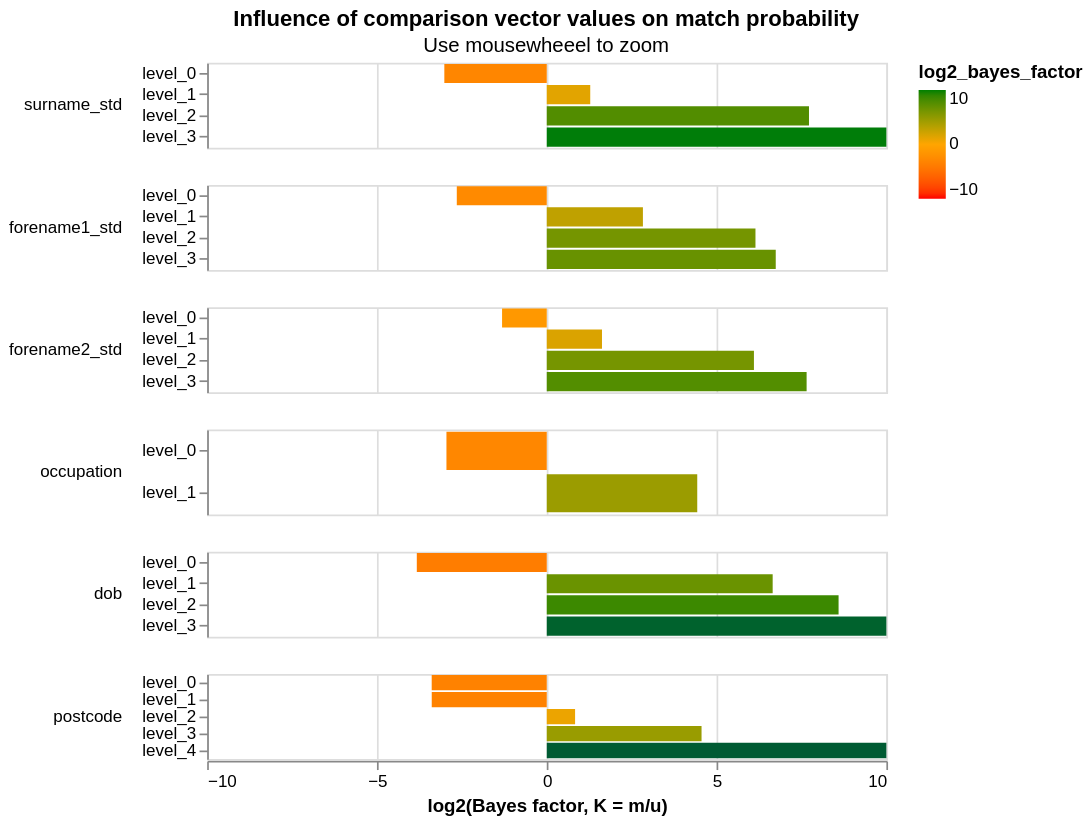

The specification (Vega-Lite) saved for this image:
### Vega-Lite specification from a JSON file in a GitHub repository (floating-point values rounded to 4 significant figures)
{"config": {"view": {"continuousWidth": 400, "continuousHeight": 300, "height": 300, "width": 400}, "header": {"title": null}, "mark": {"tooltip": null}, "title": {"anchor": "middle"}}, "data": {"name": "data-85fadf127fef3c76f3c05f4a71e6c3cb"}, "mark": {"type": "bar", "clip": true}, "encoding": {"color": {"type": "quantitative", "field": "log2_bayes_factor", "scale": {"domain": [-10, 0, 10], "range": ["red", "orange", "green"]}}, "row": {"type": "nominal", "field": "column_name", "header": {"labelAlign": "left", "labelAnchor": "middle", "labelAngle": 0}, "sort": {"field": "gamma_index"}}, "tooltip": [{"type": "nominal", "field": "column_name"}, {"type": "ordinal", "field": "level_name"}, {"type": "quantitative", "field": "m_probability", "format": ".4f"}, {"type": "quantitative", "field": "bayes_factor", "format": ".4f"}, {"type": "nominal", "field": "level_proportion", "format": ".2%", "title": "Percentage of record comparisons in this level"}, {"type": "quantitative", "field": "log2_bayes_factor", "format": ".4f", "title": "log2(Bayes factor, K = m/u)"}], "x": {"type": "quantitative", "axis": {"title": "log2(Bayes factor, K = m/u)", "values": [-10, -5, 0, 5, 10]}, "field": "log2_bayes_factor", "scale": {"domain": [-10, 10]}}, "y": {"type": "nominal", "axis": {"title": null}, "field": "level_name"}}, "height": 50, "resolve": {"scale": {"y": "independent"}}, "selection": {"selector076": {"type": "interval", "bind": "scales", "encodings": ["x"]}}, "title": {"text": "Influence of comparison vector values on match probability", "subtitle": "Use mousewheeel to zoom"}, "$schema": "https://vega.github.io/schema/vega-lite/v4.json", "datasets": {"data-85fadf127fef3c76f3c05f4a71e6c3cb": [{"m_probability": 0.1214, "u_probability": 0.982, "bayes_factor": 0.1236, "log2_bayes_factor": -3.016, "gamma_column_name": "gamma_surname_std", "level_name": "level_0", "gamma_index": 0, "column_name": "surname_std", "max_gamma_index": 3, "num_levels": 4, "level_proportion": 0.982}, {"m_probability": 0.04047, "u_probability": 0.01666, "bayes_factor": 2.429, "log2_bayes_factor": 1.281, "gamma_column_name": "gamma_surname_std", "level_name": "level_1", "gamma_index": 1, "column_name": "surname_std", "max_gamma_index": 3, "num_levels": 4, "level_proportion": 0.01666}, {"m_probability": 0.1829, "u_probability": 0.0008666, "bayes_factor": 211.1, "log2_bayes_factor": 7.722, "gamma_column_name": "gamma_surname_std", "level_name": "level_2", "gamma_index": 2, "column_name": "surname_std", "max_gamma_index": 3, "num_levels": 4, "level_proportion": 0.0008686}, {"m_probability": 0.6552, "u_probability": 0.000453, "bayes_factor": 1446.0, "log2_bayes_factor": 10.5, "gamma_column_name": "gamma_surname_std", "level_name": "level_3", "gamma_index": 3, "column_name": "surname_std", "max_gamma_index": 3, "num_levels": 4, "level_proportion": 0.0004601}, {"m_probability": 0.1544, "u_probability": 0.9686, "bayes_factor": 0.1594, "log2_bayes_factor": -2.649, "gamma_column_name": "gamma_forename1_std", "level_name": "level_0", "gamma_index": 0, "column_name": "forename1_std", "max_gamma_index": 3, "num_levels": 4, "level_proportion": 0.9686}, {"m_probability": 0.1726, "u_probability": 0.02425, "bayes_factor": 7.119, "log2_bayes_factor": 2.832, "gamma_column_name": "gamma_forename1_std", "level_name": "level_1", "gamma_index": 1, "column_name": "forename1_std", "max_gamma_index": 3, "num_levels": 4, "level_proportion": 0.02425}, {"m_probability": 0.1859, "u_probability": 0.002625, "bayes_factor": 70.81, "log2_bayes_factor": 6.146, "gamma_column_name": "gamma_forename1_std", "level_name": "level_2", "gamma_index": 2, "column_name": "forename1_std", "max_gamma_index": 3, "num_levels": 4, "level_proportion": 0.002627}, {"m_probability": 0.4871, "u_probability": 0.004548, "bayes_factor": 107.1, "log2_bayes_factor": 6.743, "gamma_column_name": "gamma_forename1_std", "level_name": "level_3", "gamma_index": 3, "column_name": "forename1_std", "max_gamma_index": 3, "num_levels": 4, "level_proportion": 0.004553}, {"m_probability": 0.391, "u_probability": 0.9733, "bayes_factor": 0.4017, "log2_bayes_factor": -1.316, "gamma_column_name": "gamma_forename2_std", "level_name": "level_0", "gamma_index": 0, "column_name": "forename2_std", "max_gamma_index": 3, "num_levels": 4, "level_proportion": 0.9733}, {"m_probability": 0.07177, "u_probability": 0.02325, "bayes_factor": 3.087, "log2_bayes_factor": 1.626, "gamma_column_name": "gamma_forename2_std", "level_name": "level_1", "gamma_index": 1, "column_name": "forename2_std", "max_gamma_index": 3, "num_levels": 4, "level_proportion": 0.02325}, {"m_probability": 0.07763, "u_probability": 0.001131, "bayes_factor": 68.63, "log2_bayes_factor": 6.101, "gamma_column_name": "gamma_forename2_std", "level_name": "level_2", "gamma_index": 2, "column_name": "forename2_std", "max_gamma_index": 3, "num_levels": 4, "level_proportion": 0.001132}, {"m_probability": 0.4596, "u_probability": 0.002285, "bayes_factor": 201.1, "log2_bayes_factor": 7.652, "gamma_column_name": "gamma_forename2_std", "level_name": "level_3", "gamma_index": 3, "column_name": "forename2_std", "max_gamma_index": 3, "num_levels": 4, "level_proportion": 0.00229}, {"m_probability": 0.1238, "u_probability": 0.9594, "bayes_factor": 0.1291, "log2_bayes_factor": -2.954, "gamma_column_name": "gamma_occupation", "level_name": "level_0", "gamma_index": 0, "column_name": "occupation", "max_gamma_index": 1, "num_levels": 2, "level_proportion": 0.9594}, {"m_probability": 0.8762, "u_probability": 0.0406, "bayes_factor": 21.58, "log2_bayes_factor": 4.431, "gamma_column_name": "gamma_occupation", "level_name": "level_1", "gamma_index": 1, "column_name": "occupation", "max_gamma_index": 1, "num_levels": 2, "level_proportion": 0.04061}, {"m_probability": 0.07015, "u_probability": 0.9954, "bayes_factor": 0.07048, "log2_bayes_factor": -3.827, "gamma_column_name": "gamma_dob", "level_name": "level_0", "gamma_index": 0, "column_name": "dob", "max_gamma_index": 3, "num_levels": 4, "level_proportion": 0.9954}, {"m_probability": 0.4305, "u_probability": 0.00428, "bayes_factor": 100.6, "log2_bayes_factor": 6.652, "gamma_column_name": "gamma_dob", "level_name": "level_1", "gamma_index": 1, "column_name": "dob", "max_gamma_index": 3, "num_levels": 4, "level_proportion": 0.004284}, {"m_probability": 0.1147, "u_probability": 0.0002971, "bayes_factor": 386.1, "log2_bayes_factor": 8.593, "gamma_column_name": "gamma_dob", "level_name": "level_2", "gamma_index": 2, "column_name": "dob", "max_gamma_index": 3, "num_levels": 4, "level_proportion": 0.0002984}, {"m_probability": 0.3846, "u_probability": 1.903e-05, "bayes_factor": 20210.0, "log2_bayes_factor": 14.3, "gamma_column_name": "gamma_dob", "level_name": "level_3", "gamma_index": 3, "column_name": "dob", "max_gamma_index": 3, "num_levels": 4, "level_proportion": 2.318e-05}, {"m_probability": 0.06546, "u_probability": 0.6853, "bayes_factor": 0.09552, "log2_bayes_factor": -3.388, "gamma_column_name": "gamma_postcode", "level_name": "level_0", "gamma_index": 0, "column_name": "postcode", "max_gamma_index": 4, "num_levels": 5, "level_proportion": 0.6853}, {"m_probability": 0.02185, "u_probability": 0.2286, "bayes_factor": 0.09561, "log2_bayes_factor": -3.387, "gamma_column_name": "gamma_postcode", "level_name": "level_1", "gamma_index": 1, "column_name": "postcode", "max_gamma_index": 4, "num_levels": 5, "level_proportion": 0.2286}, {"m_probability": 0.1402, "u_probability": 0.07865, "bayes_factor": 1.783, "log2_bayes_factor": 0.8343, "gamma_column_name": "gamma_postcode", "level_name": "level_2", "gamma_index": 2, "column_name": "postcode", "max_gamma_index": 4, "num_levels": 5, "level_proportion": 0.07865}, {"m_probability": 0.1752, "u_probability": 0.007437, "bayes_factor": 23.56, "log2_bayes_factor": 4.558, "gamma_column_name": "gamma_postcode", "level_name": "level_3", "gamma_index": 3, "column_name": "postcode", "max_gamma_index": 4, "num_levels": 5, "level_proportion": 0.007439}, {"m_probability": 0.5972, "u_probability": 1.528e-05, "bayes_factor": 39100.0, "log2_bayes_factor": 15.25, "gamma_column_name": "gamma_postcode", "level_name": "level_4", "gamma_index": 4, "column_name": "postcode", "max_gamma_index": 4, "num_levels": 5, "level_proportion": 2.172e-05}]}}
